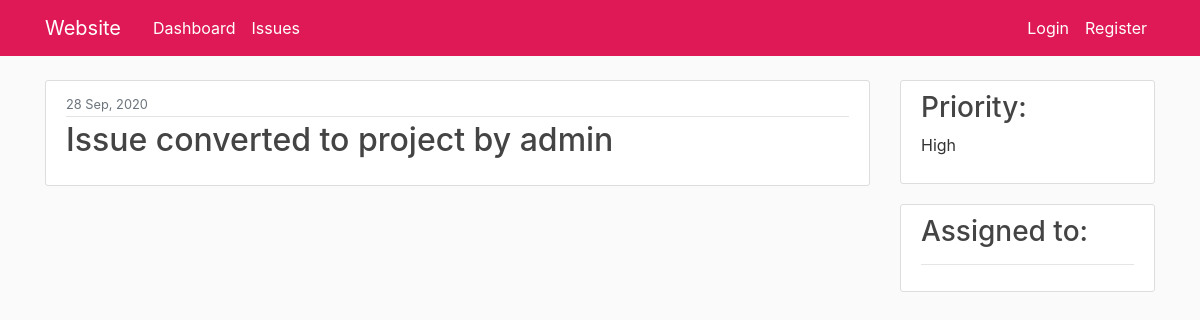
The app's page /issue/3/ with its own data.
### issue/models.py (models this page shows, shortened)
class Issue(models.Model):
    PRIORITY_CHOICES= (
        ('high','high'),
        ('medium','medium'),
        ('low', 'low')
    )
    title=models.CharField(max_length=100)
    content= MarkdownxField()
    date_created=models.DateTimeField(default=timezone.now)
    priority=models.CharField(max_length=30, choices=PRIORITY_CHOICES)
    author = models.ManyToManyField(User)
    def formatted_markdown(self):
        return markdownify(self.content)

### issue/views.py (the view)
# urls.py: path('<int:pk>/', views.IssueDetailView.as_view(), name='issue-detail'),
class IssueDetailView(DetailView):
    model = Issue

### issue/templates/issue/issue_detail.html (shortened to what this page needs)
{% extends "issue/base.html" %}
{% block content %}
<div class="col-md-9">
    <article class="media content-section">
        <div class="media-body">
            <div class="article-metadata">
                <small class="text-muted">{{ object.date_created|date:"j M, Y"}}</small>
            </div>
        <h2><a class="article-title">{{ object.title }}</a></h2>
        </div>
    </article>
</div>
<div class="col-md-3">
    <article class="media content-section">
        <div class="media-body">
            <h3>Priority:</h3>
            <p class="article-content"> {{object.priority.title}} </p>
        </div>
    </article>
    <article class="media content-section">
        <div class="media-body">
            <h3>Assigned to:</h3>
            <hr>
        </div>
    </article>
</div>
{% endblock content %}

### issue/static/issue/main.css (style rules this page uses)
body { background: #fafafa; color: #333333; margin-top: 5rem; }
h1, h2, h3, h4, h5, h6 { color: #444444; }
.content-section { background: #ffffff; padding: 10px 20px; border: 1px solid #dddddd; border-radius: 3px; margin-bottom: 20px; }
.article-title { color: #444444; }
.article-content { white-space: pre-line; }
.article-metadata { padding-bottom: 1px; margin-bottom: 4px; border-bottom: 1px solid #e3e3e3 }

### records on screen
Issue: date_created "28 Sep, 2020", title "Issue converted to project by admin", priority "High"
